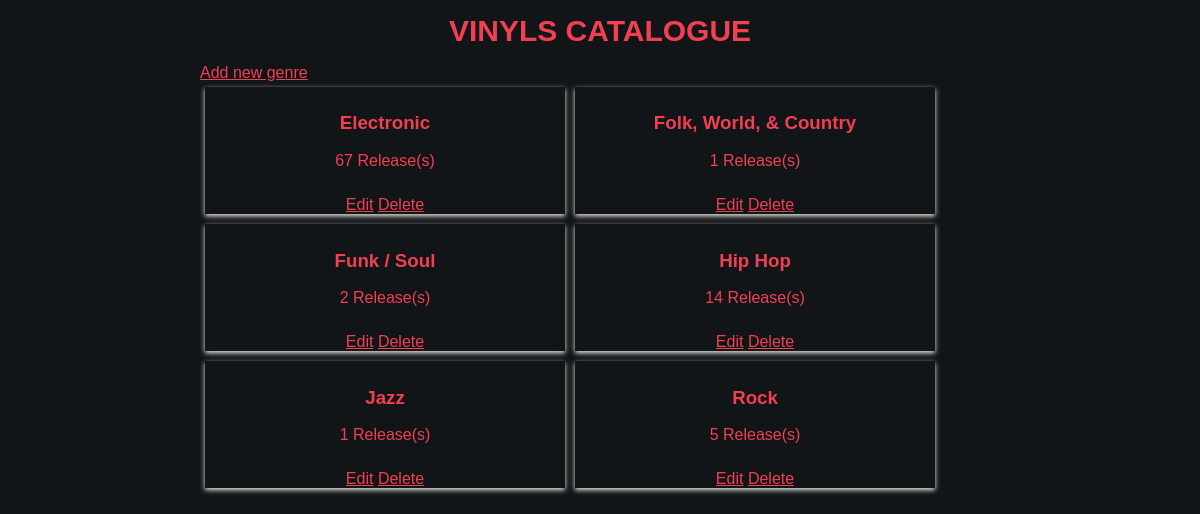
Before: /genres/ with the older database file.
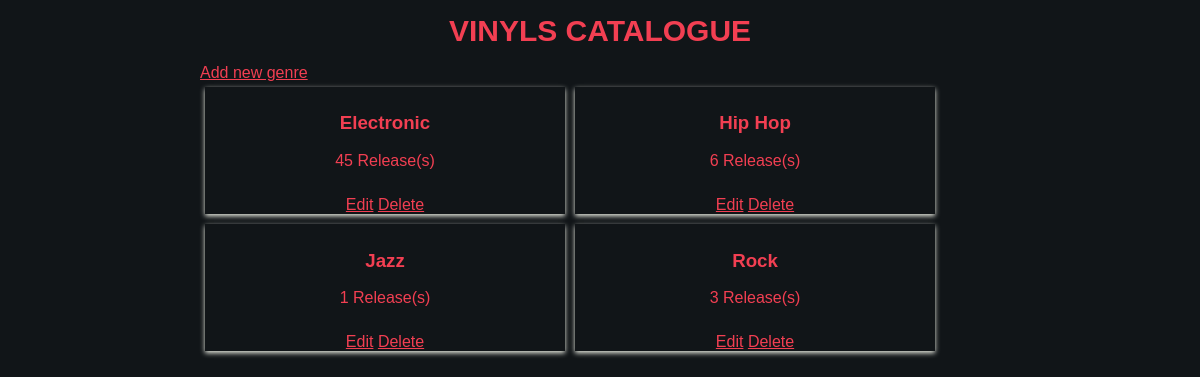
After: the same page with the newer database file.
### database_setup.py (models this page shows)
class Genre(Base):
    __tablename__ = "genre"
    name = Column(String(20), nullable=False)
    id = Column(Integer, primary_key=True)

### views.py (the view)
@app.route('/')
@app.route('/genres/')
def showGenres():
    genres_count = session.query(Genre.id, Genre.name, func.count(Album.genre_id)).outerjoin(Album).group_by(Genre).order_by(Genre.name).all()
    return render_template('genres.html', genres_count=genres_count)

### templates/genres.html (shortened to what this page needs)
<!DOCTYPE html>
<html lang="en">
<head>
  <link rel=stylesheet type=text/css href="{{ url_for('static', filename='styles.css') }}">
</head>
<body>
  <header>
    <nav>
      <h1>
        <a href="/">Vinyls Catalogue</a>
      </h1>
    </nav>
  </header>
  <main>
    <a href="{{url_for('newGenre')}}">Add new genre</a>
    <ul class='flexbox'>
      {% for genre_count in genres_count %}
      <li class='list'>
        <a href="{{url_for('showReleases', genre_id=genre_count[0])}}" class="link-container">
        <div class="list-container">
          <h3>{{genre_count[1]}}</h3>
          <p>{{genre_count[2]}} Release(s)</p>
        </div>
      </a>
          <a href="{{url_for('editGenre', genre_id=genre_count[0])}}">Edit</a>
          <a href="{{url_for('deleteGenre', genre_id=genre_count[0])}}">Delete</a>
      </li>
      {% endfor %}
    </ul>
  </main>
</body>
</html>

Changed rows visible on the page:
removed Genre: name "Folk, World, & Country", genre_count "1"
removed Genre: name "Funk / Soul", genre_count "2"
computed for Genre "Electronic": genre_count "67" → "45"
computed for Genre "Hip Hop": genre_count "14" → "6"
computed for Genre "Rock": genre_count "5" → "3"
